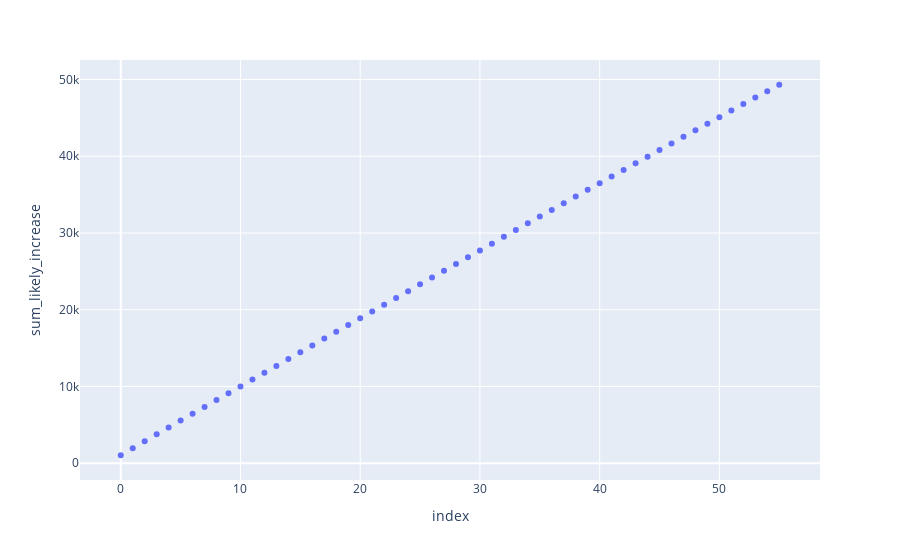

Source (notebook cell):
### Code cell
sums = pd.DataFrame(sums, columns=['sum_likely_increase'])
px.scatter(sums,
           x=sums.index,
           y='sum_likely_increase')

### Figure 1 — Plotly figure (JSON) as saved in the notebook; plotly's stock layout.template omitted (floating-point values rounded to 4 significant figures)
{"data": [{"hovertemplate": "index=%{x}<br>sum_likely_increase=%{y}<extra></extra>", "legendgroup": "", "marker": {"color": "#636efa", "symbol": "circle"}, "mode": "markers", "name": "", "showlegend": false, "type": "scatter", "x": [0, 1, 2, 3, 4, 5, 6, 7, 8, 9, 10, 11, 12, 13, 14, 15, 16, 17, 18, 19, 20, 21, 22, 23, 24, 25, 26, 27, 28, 29, 30, 31, 32, 33, 34, 35, 36, 37, 38, 39, 40, 41, 42, 43, 44, 45, 46, 47, 48, 49, 50, 51, 52, 53, 54, 55], "xaxis": "x", "y": [1035.0, 1956.0, 2875.0, 3766.0, 4658.0, 5549.0, 6441.0, 7332.0, 8224.0, 9115.0, 10010.0, 10900.0, 11790.0, 12680.0, 13570.0, 14460.0, 15350.0, 16230.0, 17120.0, 18000.0, 18890.0, 19770.0, 20650.0, 21540.0, 22420.0, 23310.0, 24190.0, 25070.0, 25960.0, 26840.0, 27720.0, 28610.0, 29490.0, 30380.0, 31250.0, 32130.0, 33010.0, 33880.0, 34750.0, 35620.0, 36480.0, 37350.0, 38210.0, 39080.0, 39940.0, 40800.0, 41670.0, 42530.0, 43380.0, 44240.0, 45090.0, 45950.0, 46790.0, 47640.0, 48480.0, 49310.0], "yaxis": "y"}], "layout": {"legend": {"tracegroupgap": 0}, "margin": {"t": 60}, "xaxis": {"anchor": "y", "domain": [0, 1], "title": {"text": "index"}}, "yaxis": {"anchor": "x", "domain": [0, 1], "title": {"text": "sum_likely_increase"}}}}
